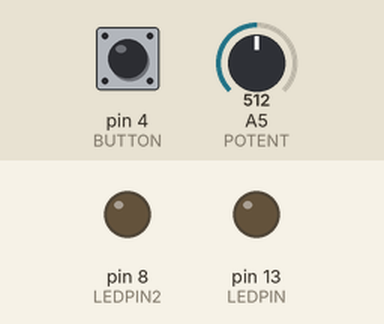
Recording of a sketch running on a simulated Arduino Uno, built with avr-gcc and run on an emulated ATmega328P. Parts: output pins drawn as LEDs (lit = HIGH). Dashed ring = blinking. The inputs (shaded band) are chosen by the test bench; at power-on: pin 4 (BUTTON) HIGH, A5 (POTENT) = 512.

Above: at 1.2 s.
1.3 s: pin 4 (BUTTON) pulled LOW for 0.15 s
At 4.2 s:
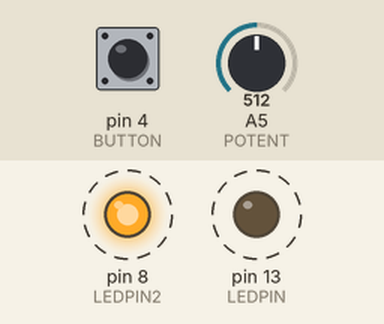
4.3 s: A5 (POTENT) set to 900
7.3 s: A5 (POTENT) set to 306
At 7.45 s:
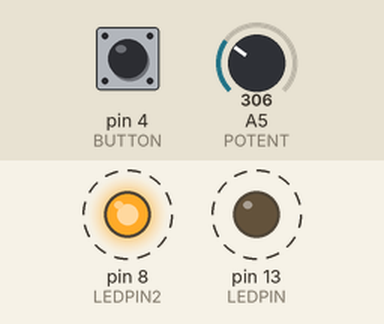
10.3 s: pin 4 (BUTTON) pulled LOW for 1 s
At 11.0 s:
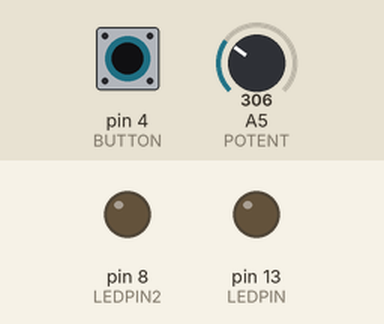
12.8 s: pin 4 (BUTTON) pulled LOW for 3.2 s
At 12.95 s:
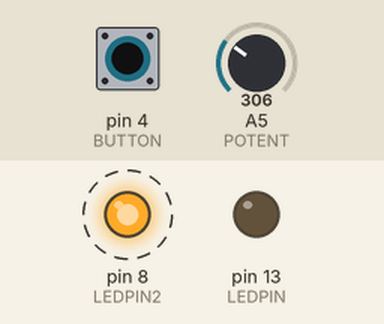
Timing chart, 0 to 18.5 s (numbered marks = the images above; inputs shaded):
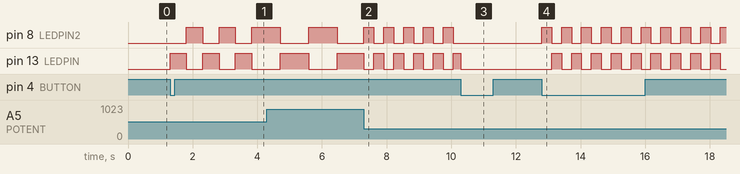

The sketch:

teste.ino
```cpp
#define LEDPIN 13
#define LEDPIN2 8
#define POTENT  5
#define BUTTON 4

unsigned long time;
int side;
int on, last;

void setup() {
  pinMode(LEDPIN, OUTPUT);
  pinMode(LEDPIN2, OUTPUT);
  pinMode(BUTTON, INPUT);
  time = millis();
  side = 1;
  on = 0;
}

void loop(){
  int current = digitalRead(BUTTON);
  if(current != last && last) {
    on = !on;
  }
  if(on) {
    int val = analogRead(POTENT);
    int interval = map(val, 0, 1023, 10, 1000);
    if(millis() - time > interval) {
      // Inverte os leds
      digitalWrite(LEDPIN, side);
      digitalWrite(LEDPIN2, !side);
      side = !side;
      time = millis();
    }
  } else {
     digitalWrite(LEDPIN, LOW);
     digitalWrite(LEDPIN2, LOW);
  }
  last = current;
}
```

Measured:
- after the input at 1.3 s, pin 8 (LEDPIN2): alternates HIGH for 0.51 s and LOW for 0.51 s, starting after 0.51 s; pin 13 (LEDPIN): alternates HIGH for 0.51 s and LOW for 0.51 s, starting at once
- after the input at 7.3 s, pin 8 (LEDPIN2), pin 13 (LEDPIN): alternates HIGH for 0.31 s and LOW for 0.31 s, starting at once
- after the input at 10.3 s, pin 8 (LEDPIN2): stops changing and stays LOW
- after the input at 12.8 s, pin 8 (LEDPIN2): alternates HIGH for 0.31 s and LOW for 0.31 s, starting at once; pin 13 (LEDPIN): alternates HIGH for 0.31 s and LOW for 0.31 s, starting after 0.31 s
